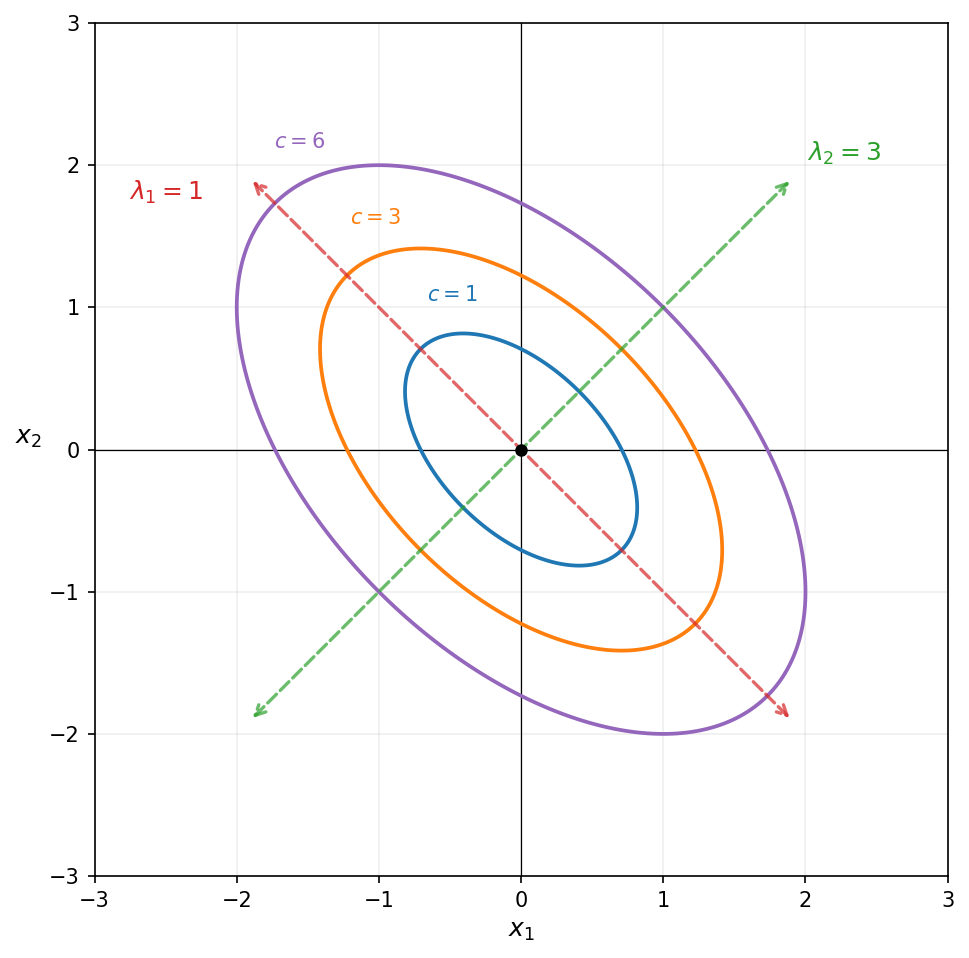

The script that saved this image:
"""
fig08: PSD quadratic form x^T A x = c.
A = [[2,1],[1,2]], eigenvalues 1 and 3.
Level curves are ellipses whose principal axes align with the eigenvectors.
"""
import numpy as np
import matplotlib.pyplot as plt

A = np.array([[2., 1.],
              [1., 2.]])

vals, vecs = np.linalg.eigh(A)   # vals = [1, 3]
v1 = vecs[:, 0]   # lambda = 1: (1,-1)/sqrt(2)
v2 = vecs[:, 1]   # lambda = 3: (1, 1)/sqrt(2)

fig, ax = plt.subplots(figsize=(7, 6.5))
ax.set_xlim(-3, 3); ax.set_ylim(-3, 3)
ax.set_aspect('equal')
ax.axhline(0, color='k', lw=0.6); ax.axvline(0, color='k', lw=0.6)
ax.grid(True, alpha=0.2)
ax.set_xlabel('$x_1$', fontsize=12)
ax.set_ylabel('$x_2$', fontsize=12, rotation=0, labelpad=10)
ax.plot(0, 0, 'ko', ms=5, zorder=5)

# level curves x^T A x = c  via contour
x1 = np.linspace(-3, 3, 400)
X1, X2 = np.meshgrid(x1, x1)
Z = A[0,0]*X1**2 + 2*A[0,1]*X1*X2 + A[1,1]*X2**2

levels = [1, 3, 6]
colors = ['#1f77b4', '#ff7f0e', '#9467bd']
for c, col in zip(levels, colors):
    cs = ax.contour(X1, X2, Z, levels=[c], colors=[col], linewidths=1.8)
    # label each ellipse at a convenient point: along v1 axis
    r = np.sqrt(c / vals[0])          # semi-axis length along v1
    pt = r * v1 * 1.05
    ax.text(pt[0]+0.08, pt[1]+0.30, f'$c={c}$', fontsize=10, color=col)

# eigenvector axes — drawn as double-headed arrows through origin
L = 2.7
for ev, lam, col, lbl, loff in [
        (v1, 1, '#d62728', r'$\lambda_1=1$',  (-0.85, -0.15)),
        (v2, 3, '#2ca02c', r'$\lambda_2=3$',  ( 0.10,  0.12))]:
    ax.annotate('', xy= L*ev, xytext=-L*ev,
                arrowprops=dict(arrowstyle='<->', color=col,
                                lw=1.6, mutation_scale=12, alpha=0.7,
                                linestyle='dashed'))
    ax.text(L*ev[0]+loff[0], L*ev[1]+loff[1], lbl, fontsize=12, color=col)

plt.tight_layout()
plt.savefig('/Users/sasha/linalg-lec/figures/fig08_psd_quadratic.png',
            dpi=150, bbox_inches='tight')
plt.close()
print('saved')
